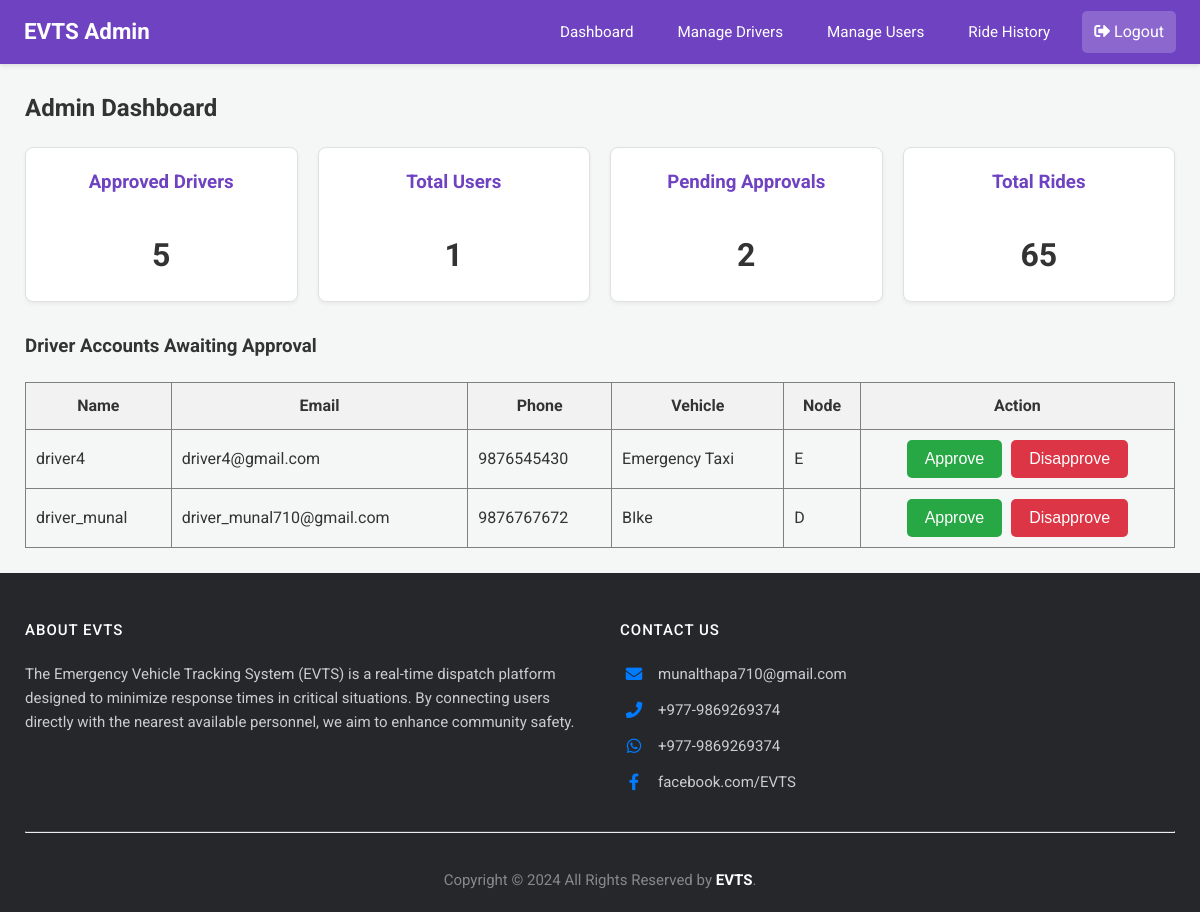
The app's page /admin/dashboard (signed in), older data.
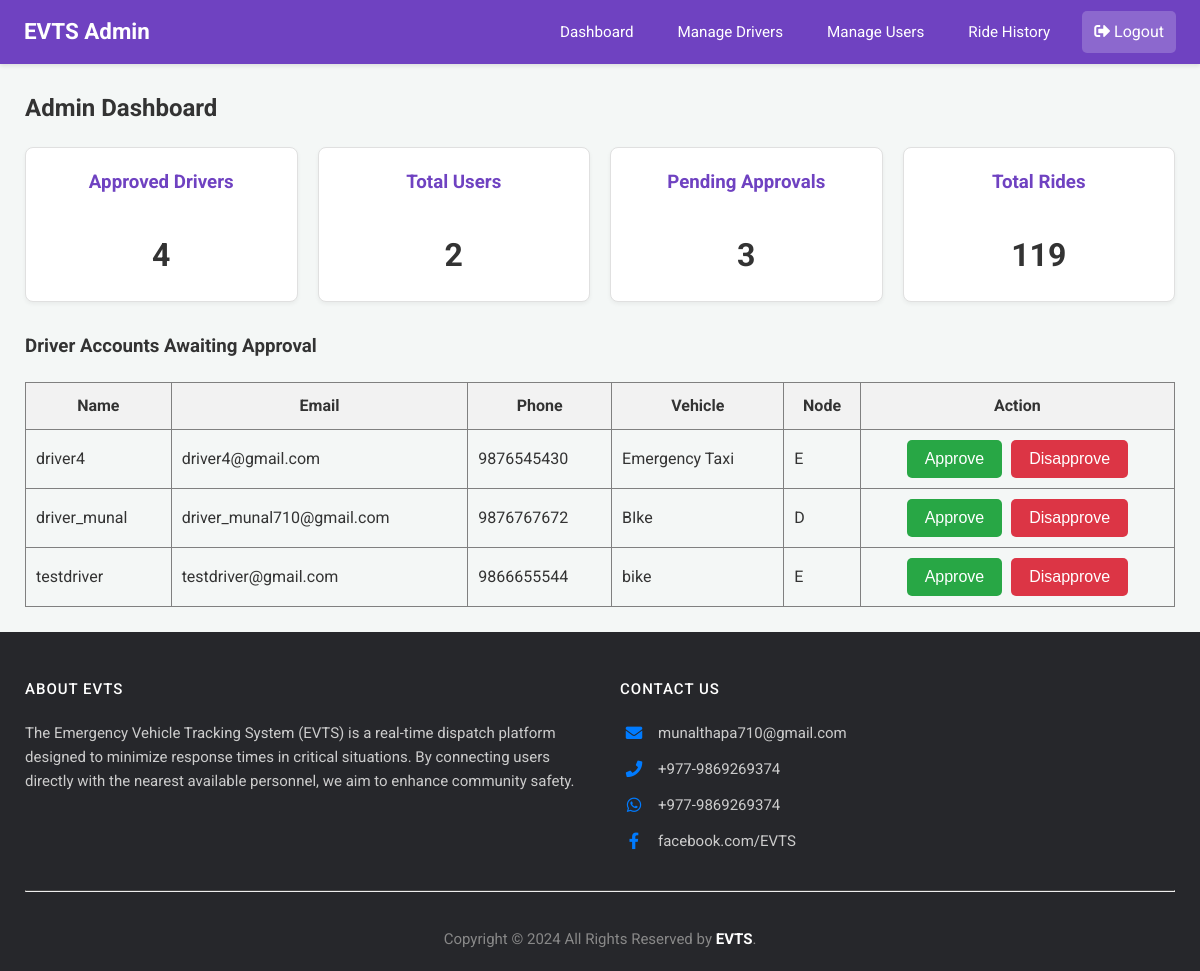
The same page, newer data.
### app.py (models this page shows)
class Driver(db.Model):
    email = db.Column(db.String(120), primary_key=True)
    name = db.Column(db.String(100))
    phone = db.Column(db.String(15))
    password = db.Column(db.String(256)) # Increased length for hash
    vehicle = db.Column(db.String(50))
    node = db.Column(db.String(10), nullable=False)
    is_approved = db.Column(db.Boolean, default=False, nullable=False)

### app.py (the view)
@app.route('/admin/dashboard')
@login_required_admin
def admin_dashboard():
    admin = Admin.query.get(session['admin'])
    unapproved_drivers = Driver.query.filter_by(is_approved=False).all()
    stats = {
        'total_users': User.query.count(),
        'total_drivers': Driver.query.filter_by(is_approved=True).count(),
        'pending_drivers': len(unapproved_drivers),
        'total_rides': RideRequest.query.count()
    }
    response = make_response(render_template(
        'admin_dashboard.html',
        admin=admin,
        unapproved_drivers=unapproved_drivers,
        stats=stats
    ))
    return add_no_cache_to_response(response)

### app.py (called while the page is built)
def login_required_admin(f):
    @wraps(f)
    def decorated_function(*args, **kwargs):
        if 'admin' not in session:
            flash("Admin access required.", "error")
            return redirect(url_for('login'))
        return f(*args, **kwargs)
    return decorated_function

def add_no_cache_to_response(response):
    response.headers["Cache-Control"] = "no-cache, no-store, must-revalidate, public, max-age=0"
    response.headers["Pragma"] = "no-cache"
    response.headers["Expires"] = "0"
    return response

### templates/admin_dashboard.html (shortened to what this page needs)
{% extends 'admin_base.html' %}
{% block content %}
<h2>Admin Dashboard</h2>
<div class="stats-grid">
    <div class="stat-card">
        <h3>Approved Drivers</h3>
        <p>{{ stats.total_drivers }}</p>
    </div>
    <div class="stat-card">
        <h3>Total Users</h3>
        <p>{{ stats.total_users }}</p>
    </div>
    <div class="stat-card">
        <h3>Pending Approvals</h3>
        <p>{{ stats.pending_drivers }}</p>
    </div>
    <div class="stat-card">
        <h3>Total Rides</h3>
        <p>{{ stats.total_rides }}</p>
    </div>
</div>
<h3>Driver Accounts Awaiting Approval</h3>
{% if unapproved_drivers %}
<table border="1" style="width: 100%; border-collapse: collapse; margin-top: 20px;">
    <thead>
        <tr style="background-color: #f2f2f2;">
            <th style="padding: 10px;">Name</th>
            <th style="padding: 10px;">Email</th>
            <th style="padding: 10px;">Phone</th>
            <th style="padding: 10px;">Vehicle</th>
            <th style="padding: 10px;">Node</th>
            <th style="padding: 10px;">Action</th>
        </tr>
    </thead>
    <tbody>
    {% for driver in unapproved_drivers %}
    <tr id="driver-row-{{ driver.email.replace('@', '_').replace('.', '_') }}">
        <td style="padding: 10px;">{{ driver.name }}</td>
        <td style="padding: 10px;">{{ driver.email }}</td>
        <td style="padding: 10px;">{{ driver.phone }}</td>
        <td style="padding: 10px;">{{ driver.vehicle }}</td>
        <td style="padding: 10px;">{{ driver.node }}</td>
        <td style="padding: 10px; text-align: center;">
            <button class="btn-confirm" onclick="approveDriver('{{ driver.email }}')">Approve</button>
             <button class="btn-cancel" style="margin-left: 5px;" onclick="disapproveDriver('{{ driver.email }}')">Disapprove</button>
        </td>
    </tr>
    {% endfor %}
    </tbody>
</table>
{% else %}
<p>No new driver registrations to approve.</p>
{% endif %}
{% endblock %}

Row changes from the older to the newer data that the page shows:
added Driver: name "testdriver", email "testdriver@gmail.com", phone "9866655544", vehicle "bike", node "E"
Text that changed along with them:
{{ stats.total_drivers }}: "5" → "4"
{{ stats.total_users }}: "1" → "2"
{{ stats.pending_drivers }}: "2" → "3"
{{ stats.total_rides }}: "65" → "119"
